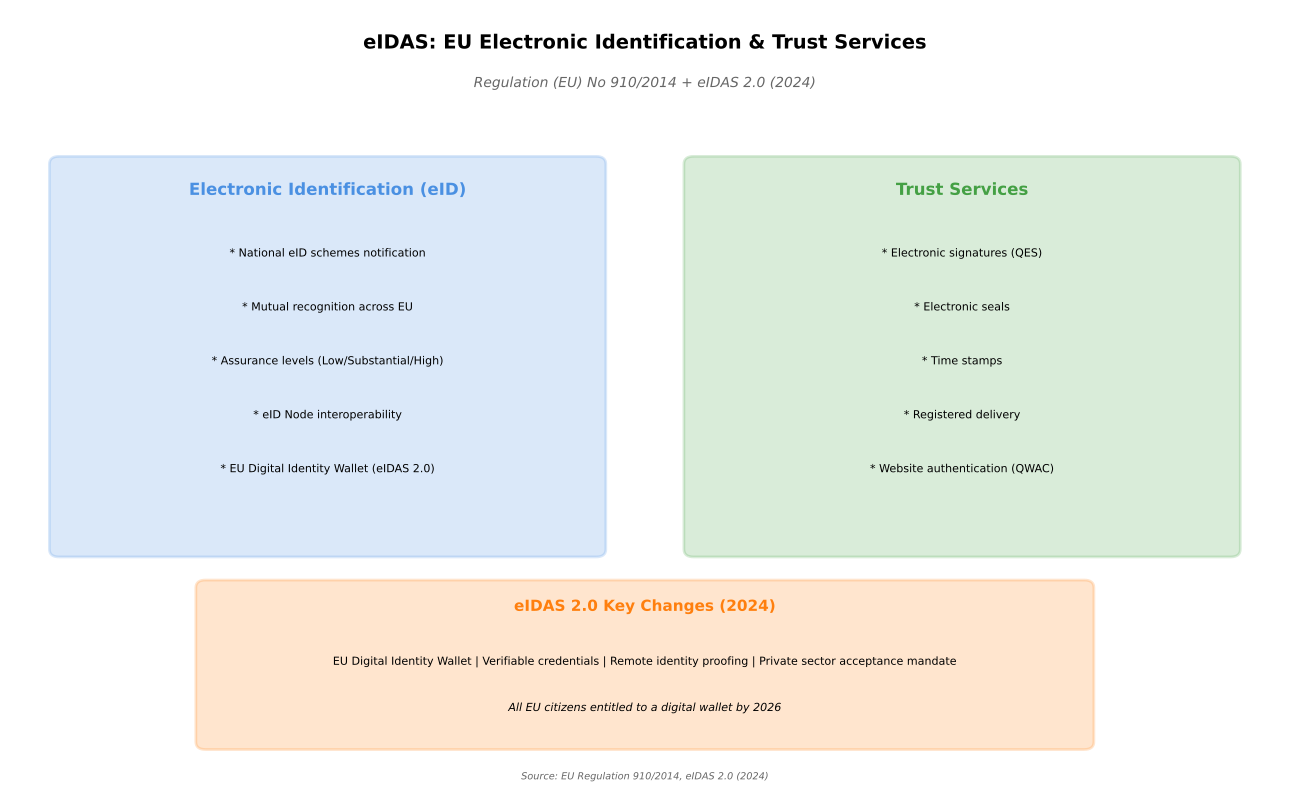

The Python source for this figure:
"""
eIDAS Framework Overview
Shows the EU electronic identification and trust services framework

Output: eidas_framework.pdf
Module: module_01_fintech
Lesson: 6 - Digital Identity
"""

from pathlib import Path
import matplotlib.pyplot as plt
import matplotlib.patches as mpatches
import numpy as np

CHART_METADATA = {
    'title': 'eIDAS Framework',
    'module': 'module_01_fintech',
    'lesson': 6,
    'url': 'https://github.com/Digital-AI-Finance/digital-finance/tree/main/module_01_fintech/figures/eidas_framework'
}

plt.rcParams.update({
    'font.size': 10,
    'axes.labelsize': 10,
})

def create_chart():
    """Create eIDAS framework overview chart"""
    fig, ax = plt.subplots(figsize=(13, 8))
    ax.set_xlim(0, 13)
    ax.set_ylim(0, 10)
    ax.axis('off')

    # Title
    ax.text(6.5, 9.5, 'eIDAS: EU Electronic Identification & Trust Services',
           fontsize=14, fontweight='bold', ha='center')
    ax.text(6.5, 9, 'Regulation (EU) No 910/2014 + eIDAS 2.0 (2024)',
           fontsize=10, ha='center', style='italic', color='#666666')

    # Two main pillars
    # Left: eID
    eid_box = mpatches.FancyBboxPatch((0.5, 3), 5.5, 5, boxstyle='round,pad=0.1',
                                       facecolor='#4A90E2', alpha=0.2, edgecolor='#4A90E2', lw=2)
    ax.add_patch(eid_box)
    ax.text(3.25, 7.6, 'Electronic Identification (eID)', ha='center',
           fontsize=12, fontweight='bold', color='#4A90E2')

    eid_elements = [
        'National eID schemes notification',
        'Mutual recognition across EU',
        'Assurance levels (Low/Substantial/High)',
        'eID Node interoperability',
        'EU Digital Identity Wallet (eIDAS 2.0)'
    ]
    for i, elem in enumerate(eid_elements):
        ax.text(3.25, 6.8 - i*0.7, f'* {elem}', ha='center', fontsize=8)

    # Right: Trust Services
    trust_box = mpatches.FancyBboxPatch((7, 3), 5.5, 5, boxstyle='round,pad=0.1',
                                         facecolor='#44A044', alpha=0.2, edgecolor='#44A044', lw=2)
    ax.add_patch(trust_box)
    ax.text(9.75, 7.6, 'Trust Services', ha='center',
           fontsize=12, fontweight='bold', color='#44A044')

    trust_elements = [
        'Electronic signatures (QES)',
        'Electronic seals',
        'Time stamps',
        'Registered delivery',
        'Website authentication (QWAC)'
    ]
    for i, elem in enumerate(trust_elements):
        ax.text(9.75, 6.8 - i*0.7, f'* {elem}', ha='center', fontsize=8)

    # Key changes in eIDAS 2.0
    changes_box = mpatches.FancyBboxPatch((2, 0.5), 9, 2, boxstyle='round,pad=0.1',
                                           facecolor='#FF7F0E', alpha=0.2, edgecolor='#FF7F0E', lw=2)
    ax.add_patch(changes_box)
    ax.text(6.5, 2.2, 'eIDAS 2.0 Key Changes (2024)', ha='center',
           fontsize=11, fontweight='bold', color='#FF7F0E')
    ax.text(6.5, 1.5, 'EU Digital Identity Wallet | Verifiable credentials | Remote identity proofing | Private sector acceptance mandate',
           ha='center', fontsize=8)
    ax.text(6.5, 0.9, 'All EU citizens entitled to a digital wallet by 2026',
           ha='center', fontsize=8, style='italic')

    # Source
    fig.text(0.5, 0.02, 'Source: EU Regulation 910/2014, eIDAS 2.0 (2024)',
            fontsize=7, ha='center', style='italic', color='#666666')

    plt.tight_layout()

    output_path = Path(__file__).parent / 'eidas_framework.pdf'
    plt.savefig(output_path, format='pdf', dpi=300, bbox_inches='tight')
    plt.close()
    print(f"Chart saved to: {output_path}")
    return output_path

if __name__ == '__main__':
    create_chart()
